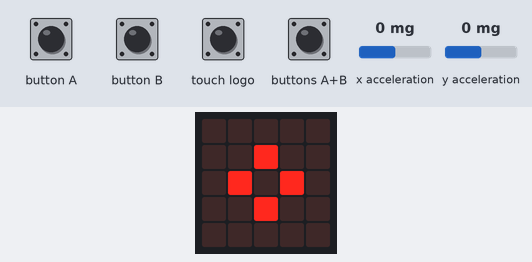
The program below on a simulated BBC micro:bit (MakeCode). Parts: the board's 5×5 LED display. The inputs (shaded band) are chosen by the test bench; at power-on: x acceleration 0 mg, y acceleration 0 mg. No radio messages arrive unless stated (any console line starting 'radio sent:' is added by the test bench); what the program prints to the serial console is not drawn.

Above: at 1.6 s.
1.7 s: button A pressed for 0.15 s
At 2.7 s:
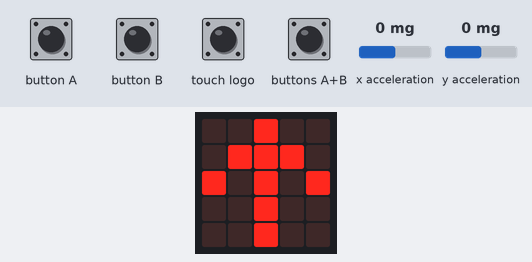
3.3 s: buttons A+B pressed for 0.15 s
At 3.9 s:
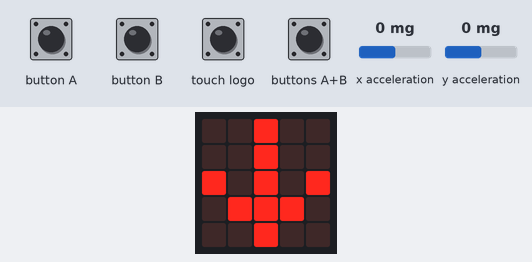
4.9 s: button B pressed for 0.15 s
At 6.3 s:
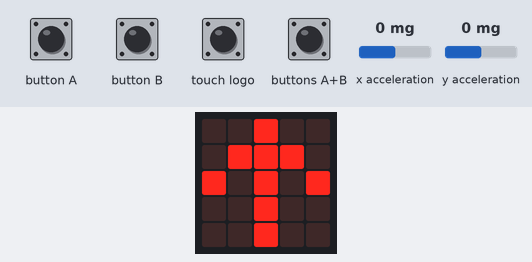
7.1 s: touch logo pressed for 0.15 s
At 8.0 s:
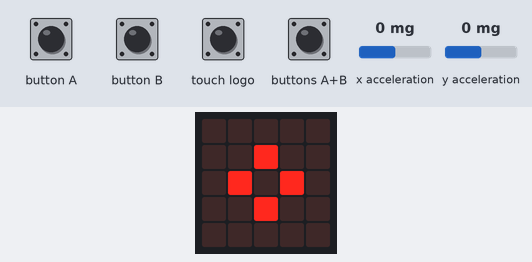
9.1 s: buttons A+B pressed for 1 s
At 10.7 s:
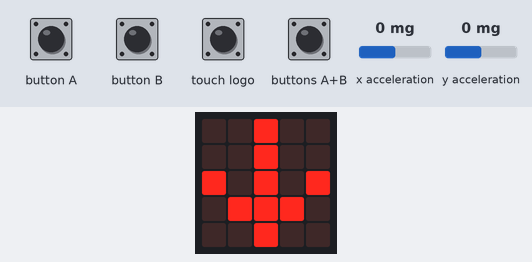
Timing chart, 0 to 12.2 s (numbered marks = the images above; inputs shaded):
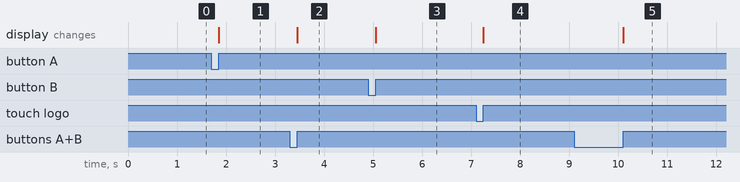

The program:

main.ts
```typescript
input.onLogoEvent(TouchButtonEvent.Pressed, function () {
    basic.showLeds(`
        . . . . .
        . . # . .
        . # . # .
        . . # . .
        . . . . .
        `)
    radio.sendString("stop")
})
input.onButtonPressed(Button.A, function () {
    basic.showArrow(ArrowNames.North)
    radio.sendString("langsamer")
})
input.onButtonPressed(Button.AB, function () {
    basic.showArrow(ArrowNames.South)
    radio.sendString("zurück")
})
input.onButtonPressed(Button.B, function () {
    basic.showArrow(ArrowNames.North)
    radio.sendString("schneller")
})
let r = 0
basic.showLeds(`
    . . . . .
    . . # . .
    . # . # .
    . . # . .
    . . . . .
    `)
radio.setGroup(101)
basic.forever(function () {
    r = 180 * Math.atan2(input.acceleration(Dimension.Y), -1 * input.acceleration(Dimension.X)) - 90
    r = Math.constrain(r, -45, 45)
    radio.sendNumber(r)
})
```

test.ts
```typescript
// Hier kann man Tests durchführen; diese Datei wird nicht kompiliert, wenn dieses Paket als Erweiterung verwendet wird.
```

Measured:
- after the input at 1.7 s, the display: changes after 0.15 s (image 1)
- after the input at 3.3 s, the display: changes after 0.15 s (image 2)
- after the input at 4.9 s, the display: changes after 0.15 s (image 3)
- after the input at 7.1 s, the display: changes after 0.15 s (image 4)
- after the input at 9.1 s, the display: changes after 1.0 s (image 5)
